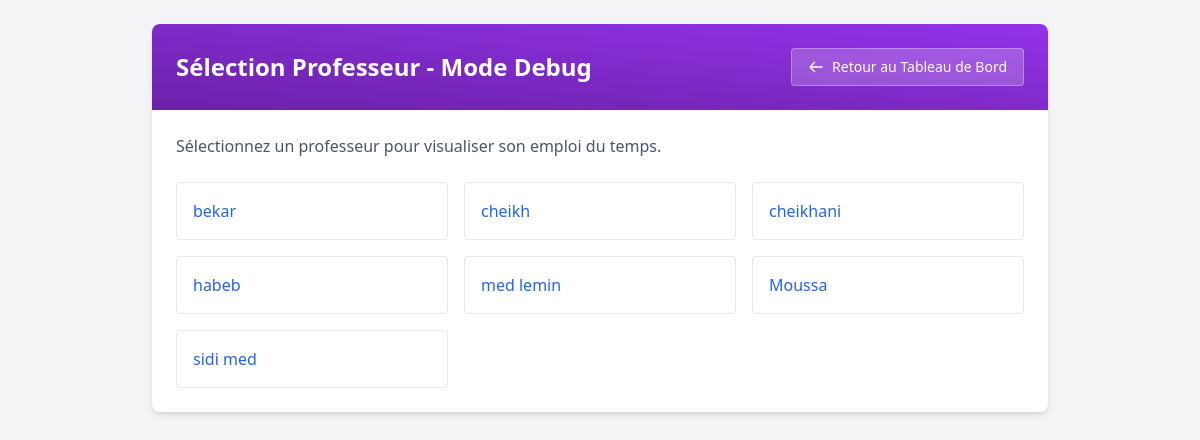
/views/professor.php (signed in), run on the app's committed database.
### tables this page shows
CREATE TABLE `users` (
  `id` int NOT NULL,
  `name` varchar(100) NOT NULL,
  `email` varchar(100) NOT NULL,
  `password` varchar(255) NOT NULL,
  `role` enum('admin','student','professor') NOT NULL,
  `group_id` int DEFAULT NULL,
  `year_id` int DEFAULT NULL,
  `created_at` timestamp NULL DEFAULT CURRENT_TIMESTAMP
);

### src/views/professor.php (the view, shortened to what this page needs)
<?php
require_once '../includes/db.php';
if ($_SESSION['role'] === 'professor') {
    header("Location: timetable_view.php?role=professor");
    exit;
} elseif ($_SESSION['role'] === 'admin') {
?>
<!DOCTYPE html>
<html lang="fr">
<head>
    <script src="https://cdn.tailwindcss.com"></script>
</head>
<body class="bg-gray-100 p-6">
    <div class="max-w-4xl mx-auto bg-white rounded-lg shadow-md overflow-hidden">
        <div class="w-full bg-gradient-to-tr from-purple-800 to-purple-600 p-6">
            <div class="flex justify-between items-center">
                <h1 class="text-2xl font-bold text-white">Sélection Professeur - Mode Debug</h1>
                <a href="../admin/index.php" class="bg-white/20 hover:bg-white/30 text-white font-medium py-2 px-4 rounded transition duration-300 text-sm flex items-center border border-white/30">
                    <svg xmlns="http://www.w3.org/2000/svg" class="h-4 w-4 mr-2" fill="none" viewBox="0 0 24 24" stroke="currentColor">
                        <path stroke-linecap="round" stroke-linejoin="round" stroke-width="2" d="M10 19l-7-7m0 0l7-7m-7 7h18" />
                    </svg>
                    Retour au Tableau de Bord
                </a>
            </div>
        </div>
        <div class="p-6">
        <p class="mb-6 text-gray-600">
            Sélectionnez un professeur pour visualiser son emploi du temps.
        </p>
        <div class="grid grid-cols-1 md:grid-cols-2 lg:grid-cols-3 gap-4">
            <?php
            try {
                $stmt = $pdo->query("SELECT id, name FROM users WHERE role = 'professor' ORDER BY name");
                $professors = $stmt->fetchAll(PDO::FETCH_ASSOC);
                foreach ($professors as $prof) {
                    echo '<a href="timetable_view.php?professor_id=' . $prof['id'] . '" ';
                    echo 'class="block p-4 border border-gray-200 rounded hover:bg-gray-50">';
                    echo '<div class="font-medium text-blue-600">' . htmlspecialchars($prof['name']) . '</div>';
                    echo '</a>';
                }
            } catch (PDOException $e) {
                echo '<p class="col-span-full text-red-500">Erreur: ' . $e->getMessage() . '</p>';
            }
            ?>
        </div>
        </div>
    </div>
</body>
</html>
<?php
} else {
    header("Location: timetable_view.php");
    exit;
}
?>

### data on the page
users: name "bekar"
users: name "cheikh"
users: name "cheikhani"
users: name "habeb"
users: name "med lemin"
users: name "Moussa"
users: name "sidi med"
